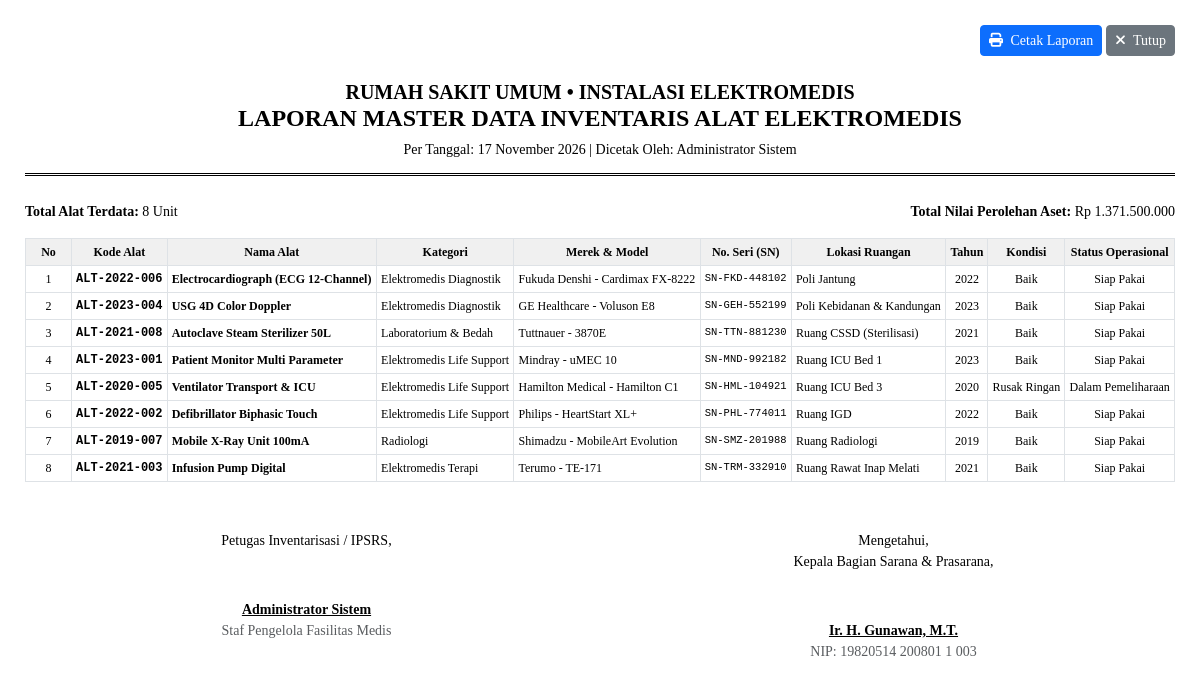
/laporan/inventaris.php (signed in), run on the app's committed database.
### tables this page shows
CREATE TABLE IF NOT EXISTS `alat` (
  `id` INT AUTO_INCREMENT PRIMARY KEY,
  `kode_alat` VARCHAR(50) NOT NULL UNIQUE,
  `nama_alat` VARCHAR(150) NOT NULL,
  `kategori` VARCHAR(50) NOT NULL,
  `merek` VARCHAR(100) NOT NULL,
  `tipe_model` VARCHAR(100) DEFAULT NULL,
  `nomor_seri` VARCHAR(100) DEFAULT NULL,
  `lokasi` VARCHAR(100) NOT NULL,
  `tahun` INT NOT NULL,
  `harga_pengadaan` DECIMAL(15,2) DEFAULT 0,
  `kondisi` ENUM('Baik', 'Rusak Ringan', 'Rusak Berat') NOT NULL DEFAULT 'Baik',
  `status_operasional` ENUM('Siap Pakai', 'Dalam Pemeliharaan', 'Dalam Kalibrasi', 'Rusak', 'Afkir') NOT NULL DEFAULT 'Siap Pakai',
  `foto` VARCHAR(255) DEFAULT NULL,
  `spesifikasi` TEXT DEFAULT NULL,
  `created_at` TIMESTAMP DEFAULT CURRENT_TIMESTAMP,
  `updated_at` TIMESTAMP DEFAULT CURRENT_TIMESTAMP ON UPDATE CURRENT_TIMESTAMP
);

### config/helper.php (called while the page is built, shortened)
<?php
function format_rupiah($angka): string {
    return 'Rp ' . number_format((float)$angka, 0, ',', '.');
}
function format_tanggal(?string $date, bool $with_time = false): string {
    $bulan = [
        1 => 'Januari', 'Februari', 'Maret', 'April', 'Mei', 'Juni',
        'Juli', 'Agustus', 'September', 'Oktober', 'November', 'Desember'
    ];
    $timestamp = strtotime($date);
    $tgl = date('j', $timestamp);
    $bln = $bulan[(int)date('n', $timestamp)];
    $thn = date('Y', $timestamp);
    $result = "{$tgl} {$bln} {$thn}";
    return $result;
}

### laporan/inventaris.php (the view, shortened to what this page needs)
<?php
require_once __DIR__ . '/../config/auth.php';
require_once __DIR__ . '/../config/helper.php';
$stmt = $pdo->query("SELECT * FROM alat ORDER BY lokasi ASC, nama_alat ASC");
$alat_list = $stmt->fetchAll();
$total_unit = count($alat_list);
$total_aset = array_sum(array_column($alat_list, 'harga_pengadaan'));
?>
<!DOCTYPE html>
<html lang="id">
<head>
    <link href="https://cdn.jsdelivr.net/npm/bootstrap@5.3.3/dist/css/bootstrap.min.css" rel="stylesheet">
    <link rel="stylesheet" href="https://cdnjs.cloudflare.com/ajax/libs/font-awesome/6.5.1/css/all.min.css">
</head>
<body>
<div class="no-print mb-4 text-end">
    <button onclick="window.print()" class="btn btn-primary btn-sm"><i class="fas fa-print me-1"></i> Cetak Laporan</button>
    <button onclick="window.close()" class="btn btn-secondary btn-sm"><i class="fas fa-times me-1"></i> Tutup</button>
</div>
<div class="kop-surat text-center">
    <h5 class="mb-0 fw-bold">RUMAH SAKIT UMUM &bull; INSTALASI ELEKTROMEDIS</h5>
    <h4 class="mb-1 fw-bold">LAPORAN MASTER DATA INVENTARIS ALAT ELEKTROMEDIS</h4>
    <small>Per Tanggal: <?= format_tanggal(date('Y-m-d')); ?> | Dicetak Oleh: <?= htmlspecialchars($_SESSION['user_data']['nama_lengkap'] ?? 'Administrator'); ?></small>
</div>
<div class="d-flex justify-content-between mb-3 small">
    <div><strong>Total Alat Terdata:</strong> <?= $total_unit; ?> Unit</div>
    <div><strong>Total Nilai Perolehan Aset:</strong> <?= format_rupiah($total_aset); ?></div>
</div>
<table class="table table-bordered table-sm align-middle">
    <thead>
        <tr class="text-center align-middle">
            <th width="4%">No</th>
            <th>Kode Alat</th>
            <th>Nama Alat</th>
            <th>Kategori</th>
            <th>Merek &amp; Model</th>
            <th>No. Seri (SN)</th>
            <th>Lokasi Ruangan</th>
            <th>Tahun</th>
            <th>Kondisi</th>
            <th>Status Operasional</th>
        </tr>
    </thead>
    <tbody>
        <?php
        $no = 1;
        foreach ($alat_list as $row):
        ?>
            <tr>
                <td class="text-center"><?= $no++; ?></td>
                <td class="font-monospace fw-bold text-center"><?= htmlspecialchars($row['kode_alat']); ?></td>
                <td><strong><?= htmlspecialchars($row['nama_alat']); ?></strong></td>
                <td><?= htmlspecialchars($row['kategori']); ?></td>
                <td><?= htmlspecialchars($row['merek']); ?> <?= !empty($row['tipe_model']) ? ' - ' . htmlspecialchars($row['tipe_model']) : ''; ?></td>
                <td class="font-monospace small"><?= htmlspecialchars($row['nomor_seri'] ?: '-'); ?></td>
                <td><?= htmlspecialchars($row['lokasi']); ?></td>
                <td class="text-center"><?= $row['tahun']; ?></td>
                <td class="text-center"><?= htmlspecialchars($row['kondisi']); ?></td>
                <td class="text-center"><?= htmlspecialchars($row['status_operasional']); ?></td>
            </tr>
        <?php endforeach; ?>
    </tbody>
</table>
<div class="row mt-5 text-center small">
    <div class="col-6">
        <p class="mb-5">Petugas Inventarisasi / IPSRS,</p>
        <p class="mb-0 fw-bold"><u><?= htmlspecialchars($_SESSION['user_data']['nama_lengkap'] ?? 'Petugas Elektromedis'); ?></u></p>
        <span class="text-muted">Staf Pengelola Fasilitas Medis</span>
    </div>
    <div class="col-6">
        <p class="mb-5">Mengetahui,<br>Kepala Bagian Sarana &amp; Prasarana,</p>
        <p class="mb-0 fw-bold"><u>Ir. H. Gunawan, M.T.</u></p>
        <span class="text-muted">NIP: 19820514 200801 1 003</span>
    </div>
</div>
</body>
</html>

### laporan/inventaris.php (style rules this page uses)
body { font-family: 'Times New Roman', Times, serif; color: #000; background: #fff; padding: 25px; }
.kop-surat { border-bottom: 3px double #000; padding-bottom: 12px; margin-bottom: 25px; }
table { font-size: 12px; }
th { background-color: #f0f0f0 !important; }

### data on the page
alat: kode_alat "ALT-2022-006", nama_alat "Electrocardiograph (ECG 12-Channel)", kategori "Elektromedis Diagnostik", merek "Fukuda Denshi", tipe_model "Cardimax FX-8222", nomor_seri "SN-FKD-448102", lokasi "Poli Jantung", tahun "2022", kondisi "Baik", status_operasional "Siap Pakai"
alat: kode_alat "ALT-2023-004", nama_alat "USG 4D Color Doppler", kategori "Elektromedis Diagnostik", merek "GE Healthcare", tipe_model "Voluson E8", nomor_seri "SN-GEH-552199", lokasi "Poli Kebidanan & Kandungan", tahun "2023", kondisi "Baik", status_operasional "Siap Pakai"
alat: kode_alat "ALT-2021-008", nama_alat "Autoclave Steam Sterilizer 50L", kategori "Laboratorium & Bedah", merek "Tuttnauer", tipe_model "3870E", nomor_seri "SN-TTN-881230", lokasi "Ruang CSSD (Sterilisasi)", tahun "2021", kondisi "Baik", status_operasional "Siap Pakai"
alat: kode_alat "ALT-2023-001", nama_alat "Patient Monitor Multi Parameter", kategori "Elektromedis Life Support", merek "Mindray", tipe_model "uMEC 10", nomor_seri "SN-MND-992182", lokasi "Ruang ICU Bed 1", tahun "2023", kondisi "Baik", status_operasional "Siap Pakai"
alat: kode_alat "ALT-2020-005", nama_alat "Ventilator Transport & ICU", kategori "Elektromedis Life Support", merek "Hamilton Medical", tipe_model "Hamilton C1", nomor_seri "SN-HML-104921", lokasi "Ruang ICU Bed 3", tahun "2020", kondisi "Rusak Ringan", status_operasional "Dalam Pemeliharaan"
alat: kode_alat "ALT-2022-002", nama_alat "Defibrillator Biphasic Touch", kategori "Elektromedis Life Support", merek "Philips", tipe_model "HeartStart XL+", nomor_seri "SN-PHL-774011", lokasi "Ruang IGD", tahun "2022", kondisi "Baik", status_operasional "Siap Pakai"
alat: kode_alat "ALT-2019-007", nama_alat "Mobile X-Ray Unit 100mA", kategori "Radiologi", merek "Shimadzu", tipe_model "MobileArt Evolution", nomor_seri "SN-SMZ-201988", lokasi "Ruang Radiologi", tahun "2019", kondisi "Baik", status_operasional "Siap Pakai"
alat: kode_alat "ALT-2021-003", nama_alat "Infusion Pump Digital", kategori "Elektromedis Terapi", merek "Terumo", tipe_model "TE-171", nomor_seri "SN-TRM-332910", lokasi "Ruang Rawat Inap Melati", tahun "2021", kondisi "Baik", status_operasional "Siap Pakai"

### other printed values
$_SESSION['user_data']['nama_lengkap'] "Administrator Sistem"
$total_unit "8"
format_rupiah($total_aset) "Rp 1.371.500.000"
